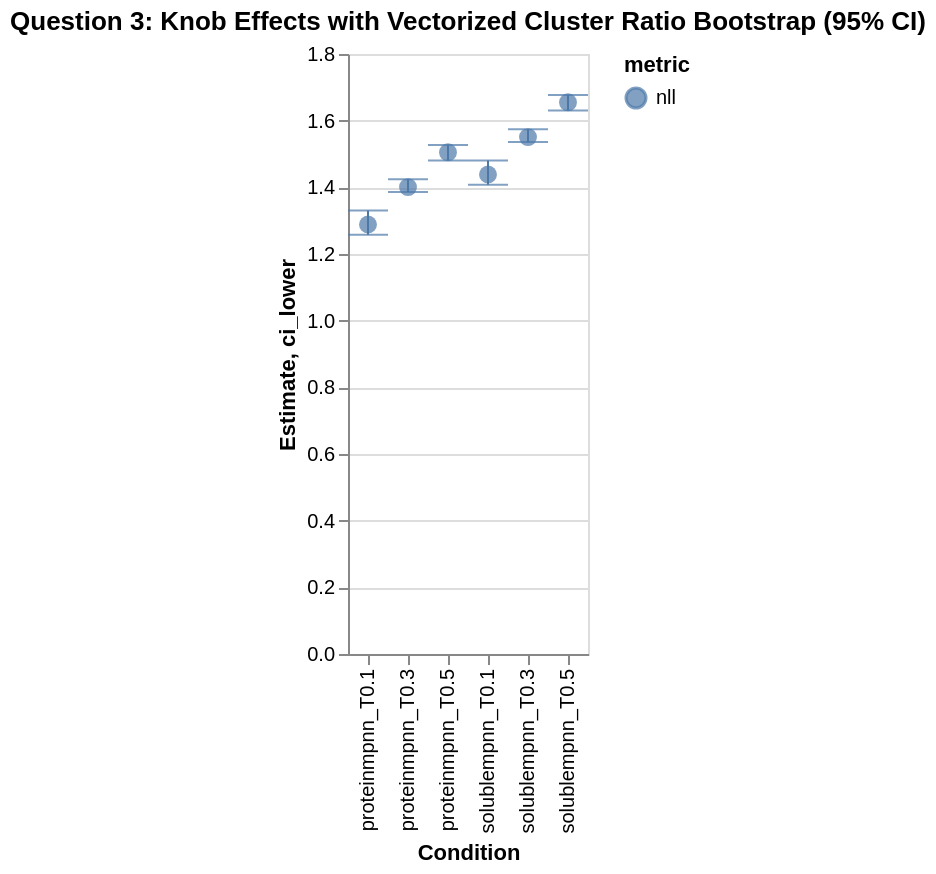

Express this chart as Vega-Lite.
### Vega-Lite specification from a JSON file in a GitHub repository (floating-point values rounded to 4 significant figures)
{"$schema": "https://vega.github.io/schema/vega-lite/v5.json", "data": {"values": [{"U": 3, "ci_lower": 1.258, "ci_upper": 1.331, "condition": "proteinmpnn_T0.1", "descriptive_only": false, "mde_080": 0.05062, "metric": "nll", "point_estimate": 1.289, "se": 0.01807, "warning": null}, {"U": 3, "ci_lower": 1.386, "ci_upper": 1.424, "condition": "proteinmpnn_T0.3", "descriptive_only": false, "mde_080": 0.02774, "metric": "nll", "point_estimate": 1.401, "se": 0.009901, "warning": null}, {"U": 3, "ci_lower": 1.481, "ci_upper": 1.527, "condition": "proteinmpnn_T0.5", "descriptive_only": false, "mde_080": 0.03181, "metric": "nll", "point_estimate": 1.505, "se": 0.01136, "warning": null}, {"U": 3, "ci_lower": 1.408, "ci_upper": 1.481, "condition": "solublempnn_T0.1", "descriptive_only": false, "mde_080": 0.05062, "metric": "nll", "point_estimate": 1.439, "se": 0.01807, "warning": null}, {"U": 3, "ci_lower": 1.536, "ci_upper": 1.574, "condition": "solublempnn_T0.3", "descriptive_only": false, "mde_080": 0.02774, "metric": "nll", "point_estimate": 1.551, "se": 0.009901, "warning": null}, {"U": 3, "ci_lower": 1.631, "ci_upper": 1.677, "condition": "solublempnn_T0.5", "descriptive_only": false, "mde_080": 0.03181, "metric": "nll", "point_estimate": 1.655, "se": 0.01136, "warning": null}]}, "description": "Point estimates with cluster bootstrap CIs, guarded when U < 3.", "layer": [{"encoding": {"color": {"field": "metric", "type": "nominal"}, "x": {"field": "condition", "title": "Condition", "type": "nominal"}, "y": {"field": "point_estimate", "title": "Estimate", "type": "quantitative"}}, "mark": {"filled": true, "size": 80, "tooltip": true, "type": "point"}}, {"encoding": {"color": {"field": "metric", "type": "nominal"}, "x": {"field": "condition", "type": "nominal"}, "y": {"field": "ci_lower", "type": "quantitative"}, "y2": {"field": "ci_upper"}}, "mark": {"ticks": true, "type": "errorbar"}, "transform": [{"filter": "datum.descriptive_only == false && isValid(datum.ci_lower) && datum.ci_lower != null"}]}], "title": "Question 3: Knob Effects with Vectorized Cluster Ratio Bootstrap (95% CI)", "transform": [{"filter": "isValid(datum.point_estimate) && datum.point_estimate != null"}]}
